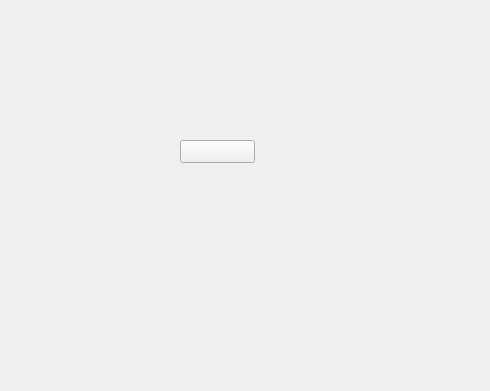
<?xml version="1.0" encoding="UTF-8"?>
<ui version="4.0">
 <class>Form</class>
 <widget class="QWidget" name="Form">
  <property name="geometry">
   <rect>
    <x>0</x>
    <y>0</y>
    <width>490</width>
    <height>391</height>
   </rect>
  </property>
  <property name="windowTitle">
   <string>Form</string>
  </property>
  <widget class="QPushButton" name="btn">
   <property name="geometry">
    <rect>
     <x>180</x>
     <y>140</y>
     <width>75</width>
     <height>23</height>
    </rect>
   </property>
   <property name="text">
    <string/>
   </property>
  </widget>
 </widget>
 <resources/>
 <connections/>
</ui>
